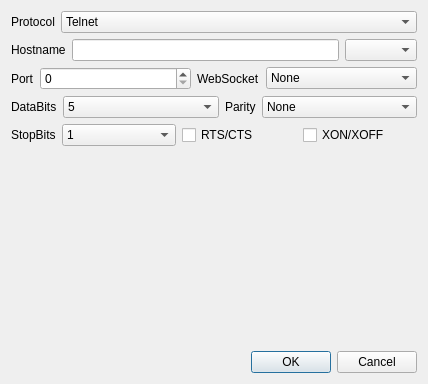
<?xml version="1.0" encoding="UTF-8"?>
<ui version="4.0">
 <class>QuickConnectWindow</class>
 <widget class="QDialog" name="QuickConnectWindow">
  <property name="geometry">
   <rect>
    <x>0</x>
    <y>0</y>
    <width>428</width>
    <height>384</height>
   </rect>
  </property>
  <property name="windowTitle">
   <string notr="true"/>
  </property>
  <layout class="QVBoxLayout" name="verticalLayout_2">
   <item>
    <layout class="QVBoxLayout" name="verticalLayout">
     <item>
      <layout class="QHBoxLayout" name="horizontalLayout">
       <item>
        <widget class="QLabel" name="labelProtocol">
         <property name="sizePolicy">
          <sizepolicy hsizetype="Fixed" vsizetype="Preferred">
           <horstretch>0</horstretch>
           <verstretch>0</verstretch>
          </sizepolicy>
         </property>
         <property name="text">
          <string>Protocol</string>
         </property>
        </widget>
       </item>
       <item>
        <widget class="QComboBox" name="comboBoxProtocol">
         <item>
          <property name="text">
           <string notr="true">Telnet</string>
          </property>
         </item>
         <item>
          <property name="text">
           <string>Serial</string>
          </property>
         </item>
         <item>
          <property name="text">
           <string>Local Shell</string>
          </property>
         </item>
         <item>
          <property name="text">
           <string notr="true">Raw</string>
          </property>
         </item>
        </widget>
       </item>
      </layout>
     </item>
     <item>
      <layout class="QHBoxLayout" name="horizontalLayout_2">
       <item>
        <widget class="QLabel" name="labelHostname">
         <property name="sizePolicy">
          <sizepolicy hsizetype="Fixed" vsizetype="Preferred">
           <horstretch>0</horstretch>
           <verstretch>0</verstretch>
          </sizepolicy>
         </property>
         <property name="text">
          <string>Hostname</string>
         </property>
        </widget>
       </item>
       <item>
        <widget class="QLineEdit" name="lineEditHostname"/>
       </item>
       <item>
        <widget class="QComboBox" name="comboBoxHostname"/>
       </item>
      </layout>
     </item>
     <item>
      <layout class="QHBoxLayout" name="horizontalLayout_3">
       <item>
        <widget class="QLabel" name="labelPort">
         <property name="sizePolicy">
          <sizepolicy hsizetype="Fixed" vsizetype="Preferred">
           <horstretch>0</horstretch>
           <verstretch>0</verstretch>
          </sizepolicy>
         </property>
         <property name="text">
          <string>Port</string>
         </property>
        </widget>
       </item>
       <item>
        <widget class="QSpinBox" name="spinBoxPort"/>
       </item>
       <item>
        <widget class="QLabel" name="labelWebSocket">
         <property name="sizePolicy">
          <sizepolicy hsizetype="Fixed" vsizetype="Preferred">
           <horstretch>0</horstretch>
           <verstretch>0</verstretch>
          </sizepolicy>
         </property>
         <property name="text">
          <string>WebSocket</string>
         </property>
        </widget>
       </item>
       <item>
        <widget class="QComboBox" name="comboBoxWebSocket">
         <item>
          <property name="text">
           <string>None</string>
          </property>
         </item>
         <item>
          <property name="text">
           <string>Insecure</string>
          </property>
         </item>
         <item>
          <property name="text">
           <string>Secure</string>
          </property>
         </item>
        </widget>
       </item>
      </layout>
     </item>
     <item>
      <layout class="QHBoxLayout" name="horizontalLayout_4">
       <item>
        <widget class="QLabel" name="labelDataBits">
         <property name="sizePolicy">
          <sizepolicy hsizetype="Fixed" vsizetype="Preferred">
           <horstretch>0</horstretch>
           <verstretch>0</verstretch>
          </sizepolicy>
         </property>
         <property name="text">
          <string>DataBits</string>
         </property>
        </widget>
       </item>
       <item>
        <widget class="QComboBox" name="comboBoxDataBits">
         <item>
          <property name="text">
           <string notr="true">5</string>
          </property>
         </item>
         <item>
          <property name="text">
           <string notr="true">6</string>
          </property>
         </item>
         <item>
          <property name="text">
           <string notr="true">7</string>
          </property>
         </item>
         <item>
          <property name="text">
           <string notr="true">8</string>
          </property>
         </item>
        </widget>
       </item>
       <item>
        <widget class="QLabel" name="labelParity">
         <property name="sizePolicy">
          <sizepolicy hsizetype="Fixed" vsizetype="Preferred">
           <horstretch>0</horstretch>
           <verstretch>0</verstretch>
          </sizepolicy>
         </property>
         <property name="text">
          <string>Parity</string>
         </property>
        </widget>
       </item>
       <item>
        <widget class="QComboBox" name="comboBoxParity">
         <item>
          <property name="text">
           <string>None</string>
          </property>
         </item>
         <item>
          <property name="text">
           <string>Odd</string>
          </property>
         </item>
         <item>
          <property name="text">
           <string>Even</string>
          </property>
         </item>
        </widget>
       </item>
      </layout>
     </item>
     <item>
      <layout class="QHBoxLayout" name="horizontalLayout_6">
       <item>
        <widget class="QLabel" name="labelStopBits">
         <property name="sizePolicy">
          <sizepolicy hsizetype="Fixed" vsizetype="Preferred">
           <horstretch>0</horstretch>
           <verstretch>0</verstretch>
          </sizepolicy>
         </property>
         <property name="text">
          <string>StopBits</string>
         </property>
        </widget>
       </item>
       <item>
        <widget class="QComboBox" name="comboBoxStopBits">
         <item>
          <property name="text">
           <string notr="true">1</string>
          </property>
         </item>
         <item>
          <property name="text">
           <string notr="true">2</string>
          </property>
         </item>
        </widget>
       </item>
       <item>
        <widget class="QCheckBox" name="checkBoxFlowCtrl">
         <property name="text">
          <string notr="true">RTS/CTS</string>
         </property>
        </widget>
       </item>
       <item>
        <widget class="QCheckBox" name="checkBoxXEnable">
         <property name="text">
          <string notr="true">XON/XOFF</string>
         </property>
        </widget>
       </item>
      </layout>
     </item>
     <item>
      <spacer name="verticalSpacer">
       <property name="orientation">
        <enum>Qt::Vertical</enum>
       </property>
       <property name="sizeHint" stdset="0">
        <size>
         <width>20</width>
         <height>40</height>
        </size>
       </property>
      </spacer>
     </item>
     <item>
      <widget class="QDialogButtonBox" name="buttonBox">
       <property name="orientation">
        <enum>Qt::Horizontal</enum>
       </property>
       <property name="standardButtons">
        <set>QDialogButtonBox::Cancel|QDialogButtonBox::Ok</set>
       </property>
      </widget>
     </item>
    </layout>
   </item>
  </layout>
 </widget>
 <resources/>
 <connections>
  <connection>
   <sender>buttonBox</sender>
   <signal>accepted()</signal>
   <receiver>QuickConnectWindow</receiver>
   <slot>accept()</slot>
   <hints>
    <hint type="sourcelabel">
     <x>248</x>
     <y>254</y>
    </hint>
    <hint type="destinationlabel">
     <x>157</x>
     <y>274</y>
    </hint>
   </hints>
  </connection>
  <connection>
   <sender>buttonBox</sender>
   <signal>rejected()</signal>
   <receiver>QuickConnectWindow</receiver>
   <slot>reject()</slot>
   <hints>
    <hint type="sourcelabel">
     <x>316</x>
     <y>260</y>
    </hint>
    <hint type="destinationlabel">
     <x>286</x>
     <y>274</y>
    </hint>
   </hints>
  </connection>
 </connections>
</ui>
